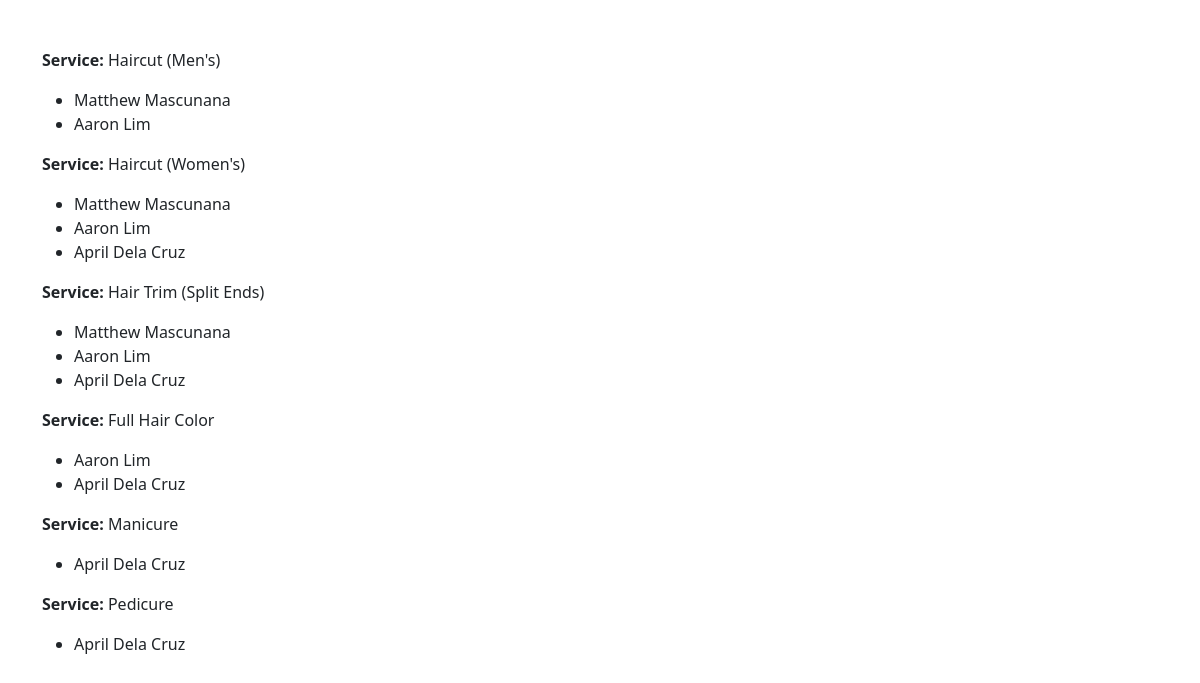
The app's page /services/barber-service/, older data.
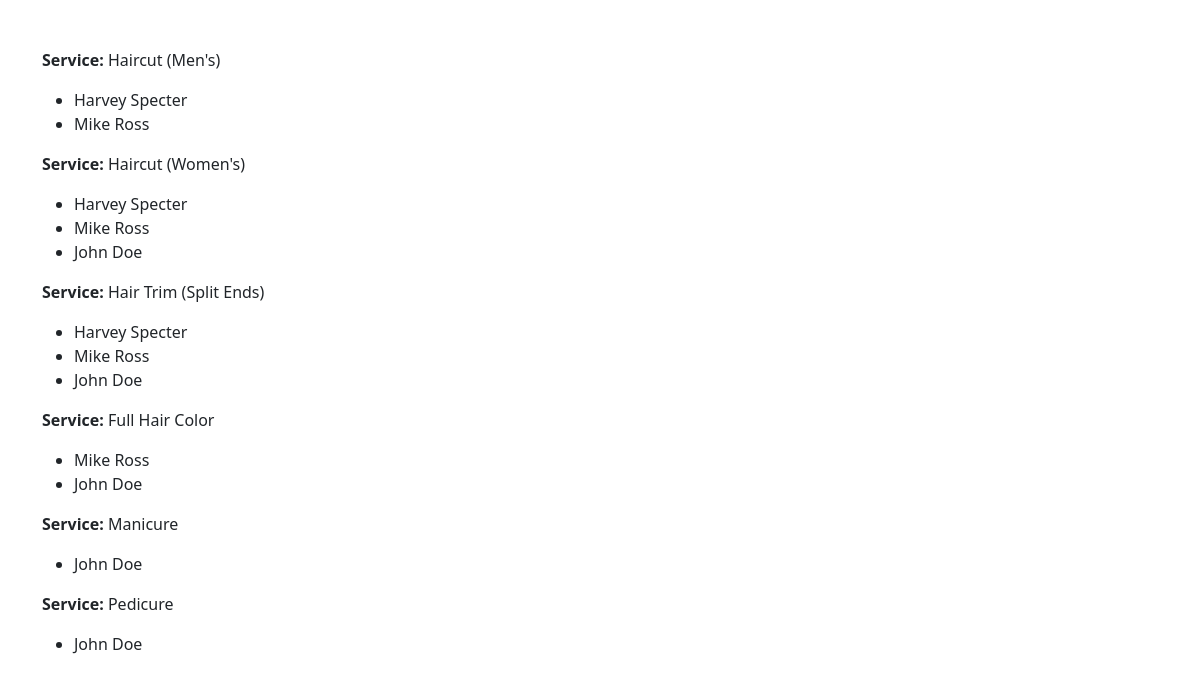
The same page, newer data.
### barbers/models.py (models this page shows, shortened)
class Service(models.Model):
    service_name = models.CharField(max_length=100)
    price = models.FloatField()
    estimated_time = models.SmallIntegerField()

class BarberService(models.Model):
    barber = models.ForeignKey(
        Barber,
        on_delete=models.CASCADE,
        verbose_name="Barber",
        related_name="services_offered",
    )
    service = models.ForeignKey(
        Service,
        on_delete=models.CASCADE,
        verbose_name="Service",
        related_name="barbers",
    )
    class Meta:
        unique_together = ("barber", "service")

class Barber(models.Model):
    first_name = models.CharField(max_length=50)
    last_name = models.CharField(max_length=50)
    phone_number = models.CharField(max_length=11)

### barbers/views.py (the view)
def services_view(request):
    services = Service.objects.all()  # Get all services
    barber_services = BarberService.objects.select_related(
        "barber", "service"
    )  # Preload related data
    service_with_barbers = {}  # Dictionary to store barbers for each service
    for service in services:
        service_with_barbers[service] = barber_services.filter(service=service)
    return render(
        request,
        "services/barber-service.html",
        {"service_with_barbers": service_with_barbers},
    )

### barbers/templates/services/barber-service.html (shortened to what this page needs)
<!DOCTYPE html>
<html lang="en">
<head>
  <link href="https://cdn.jsdelivr.net/npm/bootstrap@5.3.3/dist/css/bootstrap.min.css" rel="stylesheet">
</head>
<body>
  <div class="container py-5">
    {% for service, barbers in service_with_barbers.items %}
      <p><strong>Service:</strong> {{ service.service_name }}</p>
      <ul>
        {% for barber_service in barbers %}
          <li>{{ barber_service.barber.first_name }} {{ barber_service.barber.last_name }}</li>
        {% endfor %}
      </ul>
    {% endfor %}
  </div>
</body>
</html>

Row changes from the older to the newer data that the page shows:
changed through a linked row, BarberService (number 1 of 12 on the later page): barber.first_name "Matthew" → "Harvey"; barber.last_name "Mascunana" → "Specter"
changed through a linked row, BarberService (number 2 of 12 on the later page): barber.first_name "Aaron" → "Mike"; barber.last_name "Lim" → "Ross"
changed through a linked row, BarberService (number 3 of 12 on the later page): barber.first_name "Matthew" → "Harvey"; barber.last_name "Mascunana" → "Specter"
changed through a linked row, BarberService (number 4 of 12 on the later page): barber.first_name "Aaron" → "Mike"; barber.last_name "Lim" → "Ross"
changed through a linked row, BarberService (number 5 of 12 on the later page): barber.first_name "April" → "John"; barber.last_name "Dela Cruz" → "Doe"
changed through a linked row, BarberService (number 6 of 12 on the later page): barber.first_name "Matthew" → "Harvey"; barber.last_name "Mascunana" → "Specter"
changed through a linked row, BarberService (number 7 of 12 on the later page): barber.first_name "Aaron" → "Mike"; barber.last_name "Lim" → "Ross"
changed through a linked row, BarberService (number 8 of 12 on the later page): barber.first_name "April" → "John"; barber.last_name "Dela Cruz" → "Doe"
changed through a linked row, BarberService (number 9 of 12 on the later page): barber.first_name "Aaron" → "Mike"; barber.last_name "Lim" → "Ross"
changed through a linked row, BarberService (number 10 of 12 on the later page): barber.first_name "April" → "John"; barber.last_name "Dela Cruz" → "Doe"
changed through a linked row, BarberService (number 11 of 12 on the later page): barber.first_name "April" → "John"; barber.last_name "Dela Cruz" → "Doe"
changed through a linked row, BarberService (number 12 of 12 on the later page): barber.first_name "April" → "John"; barber.last_name "Dela Cruz" → "Doe"
